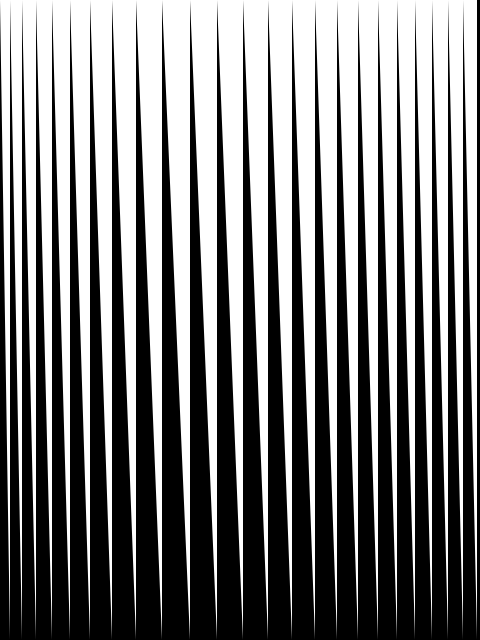
Frame 1 (no input)
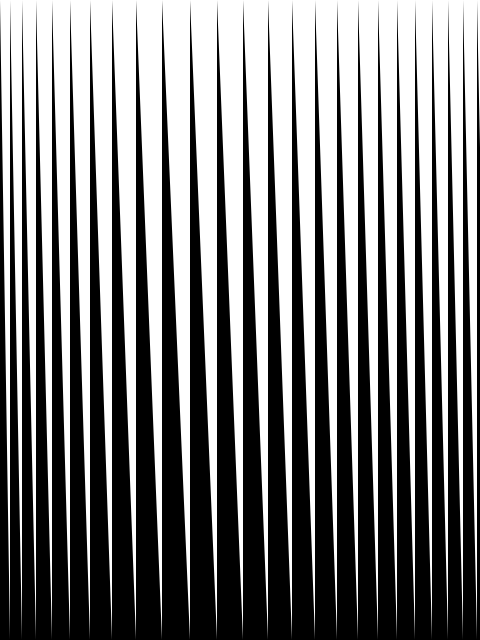
Frame 2 (the mouse pressed at the canvas centre, redrawn once)

The Processing sketch that drew these frames (run headless with seeded random() and noise(); the mouse was pressed at the canvas centre and the sketch redrawn once):

// Processing sketch: processing_10392
// ── processing_10392.pde


int breite = 10;
int v=2;
int le=0;
int re;

void setup()

{
size (480,640);
  background (0);
 smooth ();
noStroke ();
noLoop ();

}


void draw (){


for (int b= 0; b < 24; b++ )

                                      // zeichnen bis zu breite von 20 px.
  
  {
    
    re=le+breite;
      
  triangle (le,0,re,0,re,height);
  
  le=re;
  breite +=v;
  
  if (b==8 )
  
  {
  v=-1;
  }



  }
  

  
  
    
    
    
    
    
  
  
  }
  
  
  
